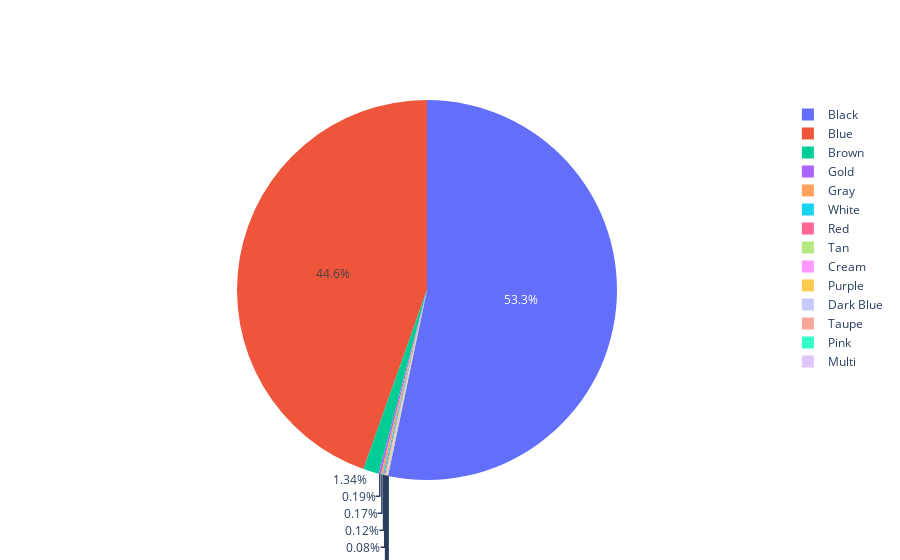

Source (notebook cell):
### Code cell
#Create pie chart to show color breakdown for S/S 2019
import plotly.graph_objects as go

labels = colortype19
values = colorcount19

fig = go.Figure(data=[go.Pie(labels=labels, values=values)])
plt.savefig("colorpie19.png")
fig.show()

### Figure 1 — Plotly figure (JSON) as saved in the notebook; plotly's stock layout.template omitted (floating-point values rounded to 4 significant figures)
{"data": [{"labels": ["Black", "Blue", "Brown", "Cream", "Dark Blue", "Gold", "Gray", "Multi", "Pink", "Purple", "Red", "Tan", "Taupe", "White"], "type": "pie", "values": [5328, 4456, 134, 4, 3, 19, 17, 1, 2, 4, 8, 7, 3, 12]}], "layout": {}}
